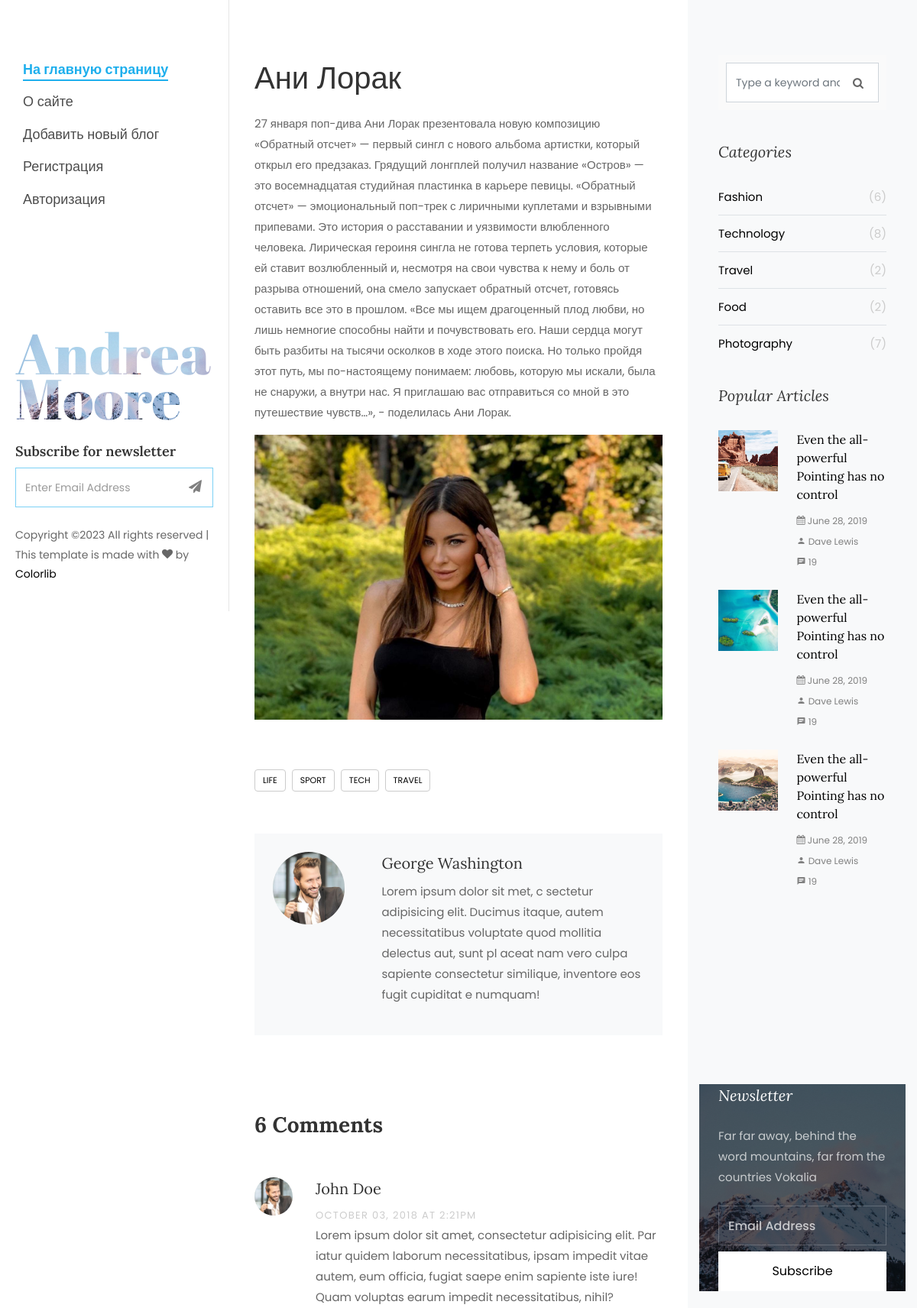
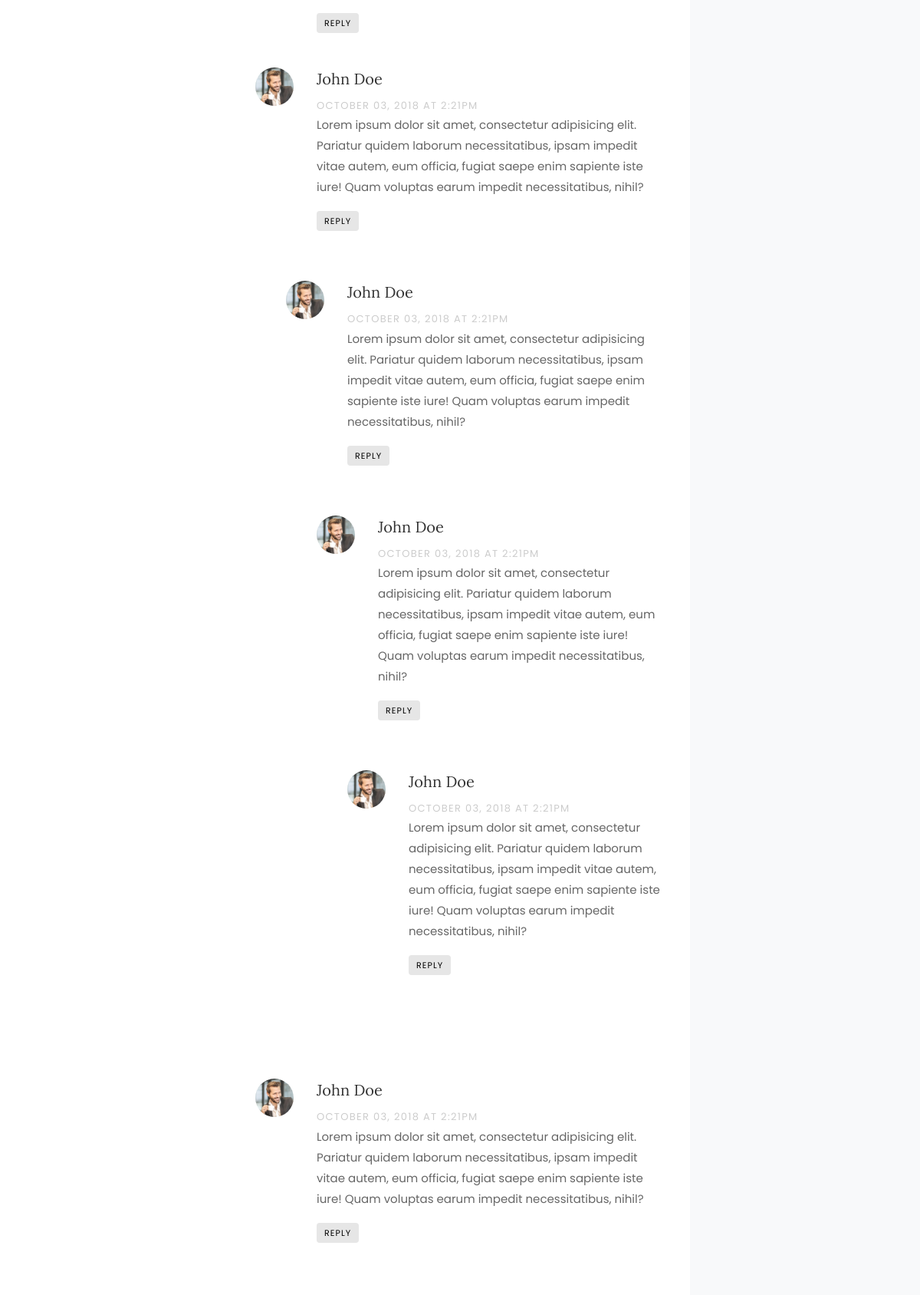
The app's page /post/ani-lorak/ (upper part) with its own data (2 pictures, top to bottom).
### women/models.py (models this page shows, shortened)
class Women(models.Model):
    objects = None
    title = models.CharField(max_length=255, verbose_name='Заголовок')
    content = models.TextField(blank=True)
    photo = models.ImageField(upload_to="photos/%Y/%m/%d/")
    time_create = models.DateTimeField(auto_now_add=True)
    slug = models.SlugField(max_length=250, unique= True, db_index= True, verbose_name= "URL")
    time_update = models.DateTimeField(auto_now=True)
    is_published = models.BooleanField(default=True)
    cat = models.ForeignKey('Category', on_delete=models.PROTECT, )
    class Meta:
        verbose_name_plural = 'Известные женщины'
        ordering = ('cat', 'title')

### women/views.py (the view)
# urls.py: path('post/<slug:post_slug>/', ShowPost.as_view(), name='post'),
class ShowPost(DataMixin, DetailView):
    model = Women
    template_name = 'women/single.html'
    slug_url_kwarg = 'post_slug'
    context_object_name = 'post'

### women/templates/women/single.html (shortened to what this page needs)
{% load static %}
<!DOCTYPE html>
<html lang="en">
  <head>
    <link rel="stylesheet" href="{% static 'css/open-iconic-bootstrap.min.css' %}">
    <link rel="stylesheet" href="{% static 'css/animate.css' %}">
    <link rel="stylesheet" href="{% static 'css/owl.carousel.min.css' %}">
    <link rel="stylesheet" href="{% static 'css/owl.theme.default.min.css' %}">
    <link rel="stylesheet" href="{% static 'css/magnific-popup.css' %}">
    <link rel="stylesheet" href="{% static 'css/aos.css' %}">
    <link rel="stylesheet" href="{% static 'css/ionicons.min.css' %}">
    <link rel="stylesheet" href="{% static 'css/bootstrap-datepicker.css' %}">
    <link rel="stylesheet" href="{% static 'css/jquery.timepicker.css' %}">
    <link rel="stylesheet" href="{%  static 'css/flaticon.css' %}">
    <link rel="stylesheet" href="{% static 'css/icomoon.css' %}">
    <link rel="stylesheet" href="{% static 'css/style.css' %}">
  </head>
  <body>
	{% include 'women/side-header.html' %}
		<div id="colorlib-main">
			<section class="ftco-section ftco-no-pt ftco-no-pb">
	    	<div class="container">
	    		<div class="row d-flex">
	    			<div class="col-lg-8 px-md-5 py-5">
	    				<div class="row pt-md-4">
	    					<h1 class="mb-3">{{  post.title }} </h1>
		            <p>{{ post.content }}</p>
		            <p>
		              <img src="{{ post.photo.url }}" alt="" class="img-fluid">
		            </p>
		            <div class="tag-widget post-tag-container mb-5 mt-5">
		              <div class="tagcloud">
		                <a href="#" class="tag-cloud-link">Life</a>
		                <a href="#" class="tag-cloud-link">Sport</a>
		                <a href="#" class="tag-cloud-link">Tech</a>
		                <a href="#" class="tag-cloud-link">Travel</a>
		              </div>
		            </div>
		            <div class="about-author d-flex p-4 bg-light">
		              <div class="bio mr-5">
		                <img src="images/person_1.jpg" alt="Image placeholder" class="img-fluid mb-4">
		              </div>
		              <div class="desc">
		                <h3>George Washington</h3>
		                <p>Lorem ipsum dolor sit met, c
							sectetur adipisicing elit.
							Ducimus itaque, autem necessitatibus voluptate quod mollitia delectus aut, sunt pl
							aceat nam vero culpa sapiente consectetur similique, inventore eos fugit cupiditat
							e numquam!</p>
		              </div>
		            </div>
		            <div class="pt-5 mt-5">
		              <h3 class="mb-5 font-weight-bold">6 Comments</h3>
		              <ul class="comment-list">
		                <li class="comment">
		                  <div class="vcard bio">
		                    <img src="images/person_1.jpg" alt="Image placeholder">
		                  </div>
		                  <div class="comment-body">
		                    <h3>John Doe</h3>
		                    <div class="meta">October 03, 2018 at 2:21pm</div>
		                    <p>Lorem ipsum dolor sit amet, consectetur adipisicing elit. Par
								iatur quidem laborum necessitatibus, ipsam impedit vitae autem, eum officia, fugiat saepe enim sapiente iste iure! Quam voluptas earum impedit necessitatibus, nihil?</p>
		                    <p><a href="#" class="reply">Reply</a></p>
		                  </div>
		                </li>
		                <li class="comment">
		                  <div class="vcard bio">
		                    <img src="images/person_1.jpg" alt="Image placeholder">
		                  </div>
		                  <div class="comment-body">
		                    <h3>John Doe</h3>
		                    <div class="meta">October 03, 2018 at 2:21pm</div>
		                    <p>Lorem ipsum dolor sit amet, consectetur adipisicing elit. Pariatur quidem laborum necessitatibus, ipsam impedit vitae autem, eum officia, fugiat saepe enim sapiente iste iure! Quam voluptas earum impedit necessitatibus, nihil?</p>
		                    <p><a href="#" class="reply">Reply</a></p>
		                  </div>
		                  <ul class="children">
		                    <li class="comment">
		                      <div class="vcard bio">
		                        <img src="images/person_1.jpg" alt="Image placeholder">
		                      </div>
		                      <div class="comment-body">
		                        <h3>John Doe</h3>
		                        <div class="meta">October 03, 2018 at 2:21pm</div>
		                        <p>Lorem ipsum dolor sit amet, consectetur adipisicing elit. Pariatur quidem laborum necessitatibus, ipsam impedit vitae autem, eum officia, fugiat saepe enim sapiente iste iure! Quam voluptas earum impedit necessitatibus, nihil?</p>
		                        <p><a href="#" class="reply">Reply</a></p>
		                      </div>
		                      <ul class="children">
		                        <li class="comment">
		                          <div class="vcard bio">
		                            <img src="images/person_1.jpg" alt="Image placeholder">
		                          </div>
		                          <div class="comment-body">
		                            <h3>John Doe</h3>
		                            <div class="meta">October 03, 2018 at 2:21pm</div>
		                            <p>Lorem ipsum dolor sit amet, consectetur adipisicing elit. Pariatur quidem laborum necessitatibus, ipsam impedit vitae autem, eum officia, fugiat saepe enim sapiente iste iure! Quam voluptas earum impedit necessitatibus, nihil?</p>
		                            <p><a href="#" class="reply">Reply</a></p>
		                          </div>
		                            <ul class="children">
		                              <li class="comment">
		                                <div class="vcard bio">
		                                  <img src="images/person_1.jpg" alt="Image placeholder">
		                                </div>
		                                <div class="comment-body">
		                                  <h3>John Doe</h3>
		                                  <div class="meta">October 03, 2018 at 2:21pm</div>
		                                  <p>Lorem ipsum dolor sit amet, consectetur adipisicing elit. Pariatur quidem laborum necessitatibus, ipsam impedit vitae autem, eum officia, fugiat saepe enim sapiente iste iure! Quam voluptas earum impedit necessitatibus, nihil?</p>
		                                  <p><a href="#" class="reply">Reply</a></p>
		                                </div>
		                              </li>
		                            </ul>
		                        </li>
		                      </ul>
		                    </li>
		                  </ul>
		                </li>
		                <li class="comment">
		                  <div class="vcard bio">
		                    <img src="images/person_1.jpg" alt="Image placeholder">
		                  </div>
		                  <div class="comment-body">
		                    <h3>John Doe</h3>
		                    <div class="meta">October 03, 2018 at 2:21pm</div>
		                    <p>Lorem ipsum dolor sit amet, consectetur adipisicing elit. Pariatur quidem laborum necessitatibus, ipsam impedit vitae autem, eum officia, fugiat saepe enim sapiente iste iure! Quam voluptas earum impedit necessitatibus, nihil?</p>
		                    <p><a href="#" class="reply">Reply</a></p>
		                  </div>
		                </li>
		              </ul>
		              <div class="comment-form-wrap pt-5">
		              </div>
		            </div>
			    		</div>
			    	</div>
	    			<div class="col-lg-4 sidebar ftco-animate bg-light pt-5">
	            <div class="sidebar-box pt-md-4">
	              <form action="#" class="search-form">
	                <div class="form-group">
	                  <span class="icon icon-search"></span>
	                  <input type="text" class="form-control" placeholder="Type a keyword and hit enter">
	                </div>
	              </form>
	            </div>
	            <div class="sidebar-box ftco-animate">
	            	<h3 class="sidebar-heading">Categories</h3>
	              <ul class="categories">
	                <li><a href="#">Fashion <span>(6)</span></a></li>
	                <li><a href="#">Technology <span>(8)</span></a></li>
	                <li><a href="#">Travel <span>(2)</span></a></li>
	                <li><a href="#">Food <span>(2)</span></a></li>
	                <li><a href="#">Photography <span>(7)</span></a></li>
	              </ul>
	            </div>
	            <div class="sidebar-box ftco-animate">
	              <h3 class="sidebar-heading">Popular Articles</h3>
	              <div class="block-21 mb-4 d-flex">
	                <a class="blog-img mr-4" style="background-image: url(images/image_1.jpg);"></a>
	                <div class="text">
	                  <h3 class="heading"><a href="#">Even the all-powerful Pointing has no control</a></h3>
	                  <div class="meta">
	                    <div><a href="#"><span class="icon-calendar"></span> June 28, 2019</a></div>
	                    <div><a href="#"><span class="icon-person"></span> Dave Lewis</a></div>
	                    <div><a href="#"><span class="icon-chat"></span> 19</a></div>
	                  </div>
	                </div>
	              </div>
	              <div class="block-21 mb-4 d-flex">
	                <a class="blog-img mr-4" style="background-image: url(images/image_2.jpg);"></a>
	                <div class="text">
	                  <h3 class="heading"><a href="#">Even the all-powerful Pointing has no control</a></h3>
	                  <div class="meta">
	                    <div><a href="#"><span class="icon-calendar"></span> June 28, 2019</a></div>
	                    <div><a href="#"><span class="icon-person"></span> Dave Lewis</a></div>
	                    <div><a href="#"><span class="icon-chat"></span> 19</a></div>
	                  </div>
	                </div>
	              </div>
	              <div class="block-21 mb-4 d-flex">
	                <a class="blog-img mr-4" style="background-image: url(images/image_3.jpg);"></a>
	                <div class="text">
	                  <h3 class="heading"><a href="#">Even the all-powerful Pointing has no control</a></h3>
	                  <div class="meta">
	                    <div><a href="#"><span class="icon-calendar"></span> June 28, 2019</a></div>
	                    <div><a href="#"><span class="icon-person"></span> Dave Lewis</a></div>
	                    <div><a href="#"><span class="icon-chat"></span> 19</a></div>
	                  </div>
	                </div>
	              </div>
	            </div>
							<div class="sidebar-box subs-wrap img" style="background-image: url(images/bg_1.jpg);">
								<div class="overlay"></div>
								<h3 class="mb-4 sidebar-heading">Newsletter</h3>
								<p class="mb-4">Far far away, behind the word mountains, far from the countries Vokalia</p>
	              <form action="#" class="subscribe-form">
	                <div class="form-group">
	                  <input type="text" class="form-control" placeholder="Email Address">
	                  <input type="submit" value="Subscribe" class="mt-2 btn btn-white submit">
	                </div>
	              </form>
	            </div>
	          </div>
	    		</div>
	    	</div>
	    </section>
		</div>
	</div>
  </body>
</html>

### women/static/css/icomoon.css (style rules this page uses)
[class^="icon-"], [class*=" icon-"] { font-family: 'icomoon' !important; speak: none; font-style: normal; font-weight: normal; font-variant: normal; text-transform: none; line-height: 1; -webkit-font-smoothing: antialiased; -moz-osx-font-smoothing: grayscale; }
.icon-search:before { content: "\f002"; }
.icon-calendar:before { content: "\f073"; }
.icon-chat:before { content: "\e0b7"; }
.icon-person:before { content: "\e7fd"; }

### records on screen
Women: title "Ани Лорак", content "27 января поп-дива Ани Лорак презентовала новую композицию «Обратный отсчет» — первый сингл с нового альбома артистки, который открыл его предзаказ. Грядущий лонгплей получил название «Остров» — это восемнадцатая студийная пластинка в карьере певицы. «Обратный отсчет» — эмоциональный поп-трек с лиричными куплетами и взрывными припевами. Это история о расставании и уязвимости влюбленного человека. Лирическая героиня сингла не готова терпеть условия, которые ей ставит возлюбленный и, несмотря на свои чувства к нему и боль от разрыва отношений, она смело запускает обратный отсчет, готовясь оставить все это в прошлом. «Все мы ищем драгоценный плод любви, но лишь немногие способны найти и…", photo (picture)
